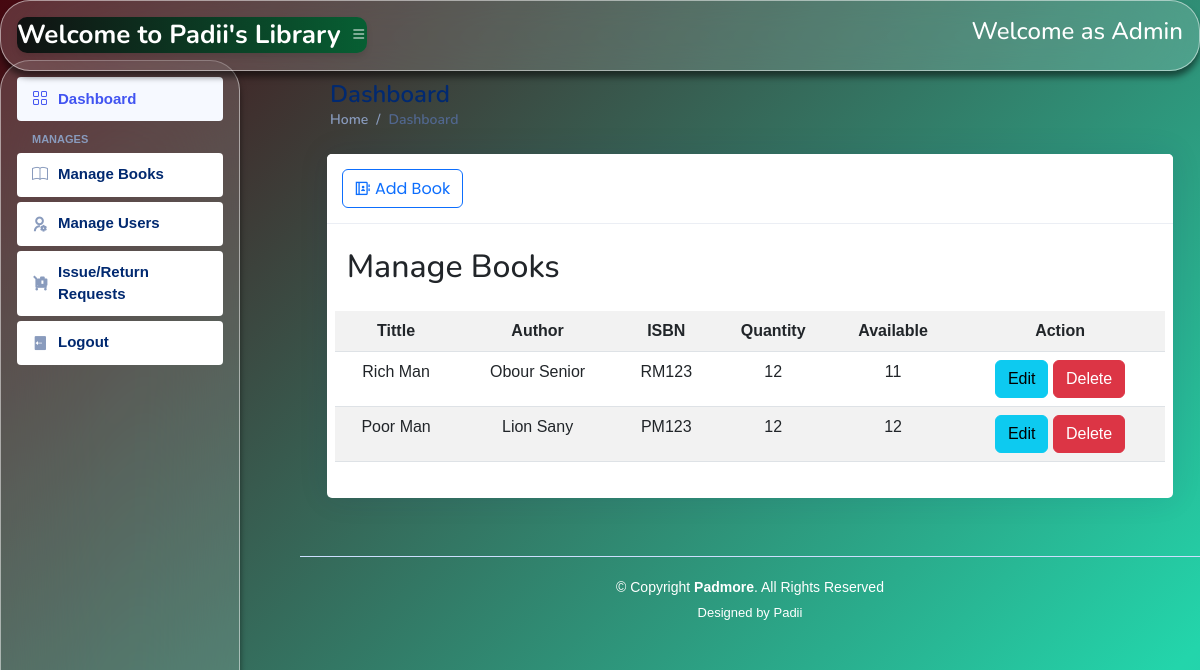
Screenshot of /admin/index.php?page=books with the database file from the repository.
### tables this page shows
CREATE TABLE `books` (
  `book_id` int(11) NOT NULL,
  `title` varchar(255) NOT NULL,
  `author` varchar(255) NOT NULL,
  `isbn` varchar(20) NOT NULL,
  `year` year(4) NOT NULL,
  `quantity` int(11) DEFAULT 0,
  `available` bigint(250) NOT NULL
);

### admin/manage_books.php (the view, shortened to what this page needs)
<div class="container-fluid" style="padding: 1%;">
	<div class="col-lg-12">
		<div class="card">
			<div class="card-header">
				<large class="card-title">
					<button class="btn btn-outline-primary shadow-none me-lg-2 me-1" data-bs-toggle="modal" data-bs-target="#registerModal"><i class="ri-contacts-book-line"></i> Add Book</button>
				</large>
			</div>
			<div class="card-body">
            <div>&nbsp;</div>
            <div class="row ">
				<table class="table table-bordered table-striped" id="loan-list">
<?php
echo "<h2>Manage Books</h2>";
$sql = "SELECT * FROM books";
$result = $conn->query($sql);
if ($result->num_rows > 0) {
    echo "<table class='table table-hover table-striped' id='loan-list'>";
    echo "<tr><th class='text-center'>Tittle</th><th class='text-center'>Author</th><th class='text-center'>ISBN</th><th class='text-center'>Quantity</th><th class='text-center'>Available</th><th class='text-center'>Action</th></tr>";
    while($row = $result->fetch_assoc()) {
        echo "<tr><td class='text-center'>" . $row["title"]. "</td><td class='text-center'>" . $row["author"]. "</td><td class='text-center'>" . $row["isbn"]. "</td><td class='text-center'>" . $row["quantity"]. "</td><td class='text-center'>" . $row["available"]. "</td>";
         echo "<td class='text-center'>
         <form action='?page=edit' method='POST' class='d-inline'>
         <button type='submit' name='edit' value='".$row["book_id"]."' class=' btn btn btn-info'  data-toggle='tooltip' data-original-title='Edit' onclick='return confirmEdit(" . $row["book_id"] . ")'> Edit </button>
        </form>
         <form action='' method='POST' class='d-inline'>
         <button type='submit' name='delete' value='".$row["book_id"]."' class=' btn btn btn-danger'  data-toggle='tooltip' data-original-title='Delete' onclick='return confirmDelete(" . $row["book_id"] . ")'> Delete </button>
        </form>
         </td>";
         echo"</tr>";
    }
    echo "</table>";
} else {
    echo "0 results";
}
?>

### admin/assets/css/style.css (style rules this page uses)
:root { scroll-behavior: smooth; }
body { font-family: "Open Sans", sans-serif; background: #f6f9ff; color: #444444; }
h1, h2, h3, h4, h5, h6 { font-family: "Nunito", sans-serif; }
.card { margin-bottom: 30px; border: none; border-radius: 5px; box-shadow: 0px 0 30px rgba(1, 41, 112, 0.1); }
.card-header, .card-footer { border-color: #ebeef4; background-color: #fff; color: #798eb3; padding: 15px; }
.card-title { padding: 20px 0 15px 0; font-size: 18px; font-weight: 500; color: #012970; font-family: "Poppins", sans-serif; }
.card-body { padding: 0 20px 20px 20px; }

### admin/topbar.php (style rules this page uses)
body { font-family: 'Arial', sans-serif; background: linear-gradient(-45deg, #ee7752, #e73c7e, #23a6d5, #23d5ab,rgb(70, 8, 16)); background-size: 400% 400%; animation: gradientBG 15s ease infinite; color: #fff; overflow-x: hidden; }

### rows the page displays
books: title "Rich Man", author "Obour Senior", isbn "RM123", quantity "12", available "11", $row["book_id"] 1 (drawn)
books: title "Poor Man", author "Lion Sany", isbn "PM123", quantity "12", available "12", $row["book_id"] 2 (drawn)
